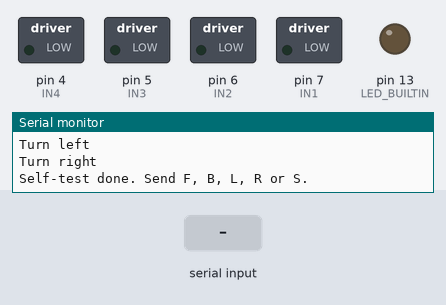
This sketch was run on a simulated Arduino Uno, built with avr-gcc and run on an emulated ATmega328P. Parts: switched loads named in the sketch (green lamp = pin HIGH), output pins drawn as LEDs (lit = HIGH), the last lines printed to the serial monitor. Inputs (shaded band) come from the test bench.

Above: at 9.2 s.
9.3 s: "F\n" received over Serial
At 9.8 s:
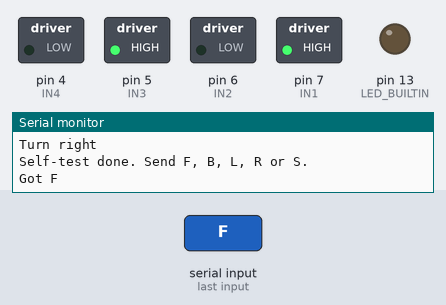
10.8 s: byte 66 ('B') received over Serial
At 12.0 s:
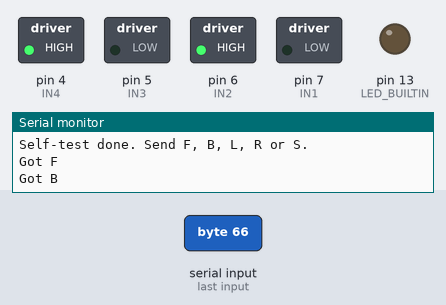
12.3 s: byte 76 ('L') received over Serial
At 13.3 s:
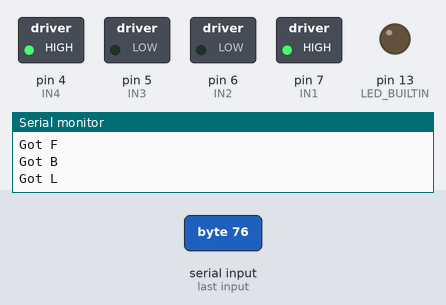
13.8 s: byte 82 ('R') received over Serial
At 14.5 s:
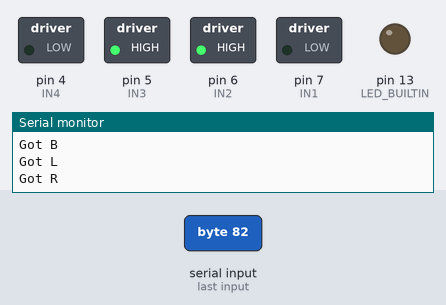
15.3 s: byte 83 ('S') received over Serial
At 15.6 s:
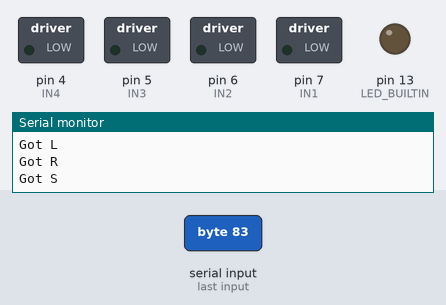
16.8 s: "B\n" received over Serial
At 17.9 s:
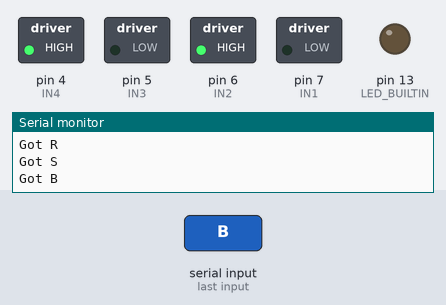
Timing chart, 0 to 19.3 s (numbered marks = the images above; inputs shaded):
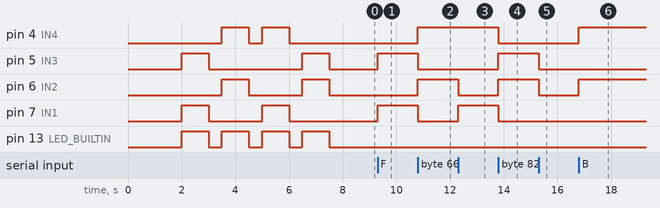

Measured:
- after the input at 9.3 s, pin 5 (IN3), pin 7 (IN1): LOW → HIGH at once
- after the input at 10.8 s, pin 4 (IN4), pin 6 (IN2): LOW → HIGH at once; pin 5 (IN3), pin 7 (IN1): HIGH → LOW at once
- after the input at 12.3 s, pin 6 (IN2): HIGH → LOW at once; pin 7 (IN1): LOW → HIGH at once
- after the input at 13.8 s, pin 4 (IN4), pin 7 (IN1): HIGH → LOW at once; pin 5 (IN3), pin 6 (IN2): LOW → HIGH at once
- after the input at 15.3 s, pin 5 (IN3), pin 6 (IN2): HIGH → LOW at once
- after the input at 16.8 s, pin 4 (IN4), pin 6 (IN2): LOW → HIGH at once

The sketch:

FourWD_Test.ino
```cpp
// 4WD car test (L298N + HC-06) - car only, no robot arm
//
// 1) At power-on it runs a self-test, 1 second each:
//    forward, backward, turn left, turn right, then stops.
// 2) Then it drives from Bluetooth: F B L R = drive, S = stop.
//    No auto-stop: the car keeps going until it gets S.
//
// WIRING
//   L298N IN1 -> D7   IN2 -> D6   IN3 -> D5   IN4 -> D4
//   Left motors (2)  -> OUT1 / OUT2      Right motors (2) -> OUT3 / OUT4
//   Battery + (7-12 V) -> L298N 12V      Battery - -> L298N GND
//   L298N GND -> Arduino GND (needed!)   ENA / ENB jumper caps ON
//   HC-06 TXD -> D0   RXD -> D1   VCC -> 5V   GND -> GND
//   Unplug HC-06 TXD/RXD while uploading.
//
// Open Tools > Serial Monitor at 9600 to see each step and every command received.
// If a side spins the wrong way, swap that side's two motor wires on the L298N.

const byte IN1 = 7, IN2 = 6, IN3 = 5, IN4 = 4;

void setMotors(byte a, byte b, byte c, byte d) {
  digitalWrite(IN1, a);
  digitalWrite(IN2, b);
  digitalWrite(IN3, c);
  digitalWrite(IN4, d);
}

void forward()   { setMotors(HIGH, LOW, HIGH, LOW); }
void backward()  { setMotors(LOW, HIGH, LOW, HIGH); }
void turnLeft()  { setMotors(HIGH, LOW, LOW, HIGH); }   // same pins as your original 'L'
void turnRight() { setMotors(LOW, HIGH, HIGH, LOW); }   // same pins as your original 'R'
void stopCar()   { setMotors(LOW, LOW, LOW, LOW); }

void step(void (*move)(), const __FlashStringHelper *name) {
  Serial.println(name);
  digitalWrite(LED_BUILTIN, HIGH);   // Arduino's L LED on while wheels should turn
  move();
  delay(1000);
  stopCar();
  digitalWrite(LED_BUILTIN, LOW);
  delay(500);
}

void setup() {
  Serial.begin(9600);
  pinMode(IN1, OUTPUT);
  pinMode(IN2, OUTPUT);
  pinMode(IN3, OUTPUT);
  pinMode(IN4, OUTPUT);
  pinMode(LED_BUILTIN, OUTPUT);
  stopCar();

  Serial.println(F("4WD self-test (wheels off the ground!)"));
  delay(2000);
  step(forward,   F("Forward"));
  step(backward,  F("Backward"));
  step(turnLeft,  F("Turn left"));
  step(turnRight, F("Turn right"));
  Serial.println(F("Self-test done. Send F, B, L, R or S."));
}

void loop() {
  if (Serial.available() > 0) {
    char c = Serial.read();
    if (c == '\r' || c == '\n') return;

    Serial.print(F("Got "));
    Serial.println(c);

    switch (c) {
      case 'F': forward();   break;
      case 'B': backward();  break;
      case 'L': turnLeft();  break;
      case 'R': turnRight(); break;
      case 'S': stopCar();   break;
    }
  }
}
```
